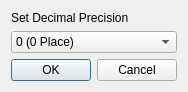
<?xml version="1.0" encoding="UTF-8"?>
<ui version="4.0">
 <class>UnitSettings</class>
 <widget class="QDialog" name="UnitSettings">
  <property name="geometry">
   <rect>
    <x>0</x>
    <y>0</y>
    <width>174</width>
    <height>86</height>
   </rect>
  </property>
  <property name="sizePolicy">
   <sizepolicy hsizetype="Fixed" vsizetype="Fixed">
    <horstretch>0</horstretch>
    <verstretch>0</verstretch>
   </sizepolicy>
  </property>
  <property name="windowTitle">
   <string>Dialog</string>
  </property>
  <layout class="QVBoxLayout" name="verticalLayout">
   <item>
    <widget class="QLabel" name="label">
     <property name="sizePolicy">
      <sizepolicy hsizetype="Preferred" vsizetype="Fixed">
       <horstretch>0</horstretch>
       <verstretch>0</verstretch>
      </sizepolicy>
     </property>
     <property name="text">
      <string>Set Decimal Precision</string>
     </property>
    </widget>
   </item>
   <item>
    <widget class="QComboBox" name="UnitPrecision">
     <property name="sizePolicy">
      <sizepolicy hsizetype="Preferred" vsizetype="Fixed">
       <horstretch>0</horstretch>
       <verstretch>0</verstretch>
      </sizepolicy>
     </property>
     <item>
      <property name="text">
       <string>0 (0 Place)</string>
      </property>
     </item>
     <item>
      <property name="text">
       <string>0.0 (1 Place)</string>
      </property>
     </item>
     <item>
      <property name="text">
       <string>0.00 (2 Place)</string>
      </property>
     </item>
     <item>
      <property name="text">
       <string>0.000 (3 Place)</string>
      </property>
     </item>
     <item>
      <property name="text">
       <string>0.0000 (4 Place)</string>
      </property>
     </item>
     <item>
      <property name="text">
       <string>0.00000 (5 Place)</string>
      </property>
     </item>
     <item>
      <property name="text">
       <string>0.000000 (6 Place)</string>
      </property>
     </item>
    </widget>
   </item>
   <item>
    <widget class="QDialogButtonBox" name="unitsettings_buttonBox">
     <property name="sizePolicy">
      <sizepolicy hsizetype="Preferred" vsizetype="Preferred">
       <horstretch>0</horstretch>
       <verstretch>0</verstretch>
      </sizepolicy>
     </property>
     <property name="orientation">
      <enum>Qt::Horizontal</enum>
     </property>
     <property name="standardButtons">
      <set>QDialogButtonBox::Cancel|QDialogButtonBox::Ok</set>
     </property>
    </widget>
   </item>
  </layout>
 </widget>
 <resources/>
 <connections>
  <connection>
   <sender>unitsettings_buttonBox</sender>
   <signal>accepted()</signal>
   <receiver>UnitSettings</receiver>
   <slot>accept()</slot>
   <hints>
    <hint type="sourcelabel">
     <x>248</x>
     <y>254</y>
    </hint>
    <hint type="destinationlabel">
     <x>157</x>
     <y>274</y>
    </hint>
   </hints>
  </connection>
  <connection>
   <sender>unitsettings_buttonBox</sender>
   <signal>rejected()</signal>
   <receiver>UnitSettings</receiver>
   <slot>reject()</slot>
   <hints>
    <hint type="sourcelabel">
     <x>316</x>
     <y>260</y>
    </hint>
    <hint type="destinationlabel">
     <x>286</x>
     <y>274</y>
    </hint>
   </hints>
  </connection>
 </connections>
</ui>
